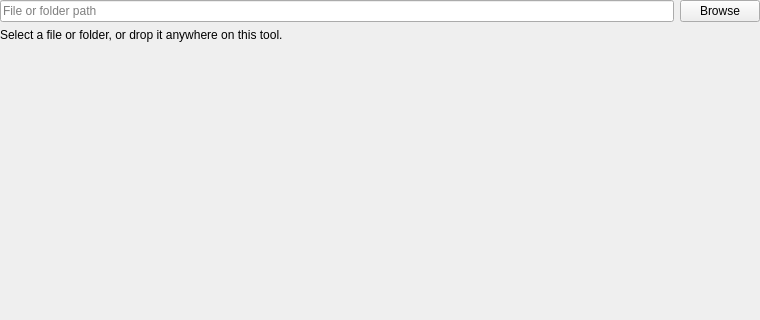
<?xml version="1.0" encoding="UTF-8"?>
<ui version="4.0">
 <class>LockedFileExplorerClass</class>
 <widget class="QWidget" name="LockedFileExplorerClass">
  <property name="geometry">
   <rect><x>0</x><y>0</y><width>760</width><height>320</height></rect>
  </property>
  <property name="windowTitle"><string>Locked File Explorer</string></property>
  <layout class="QVBoxLayout" name="verticalLayout">
   <property name="leftMargin"><number>0</number></property>
   <property name="topMargin"><number>0</number></property>
   <property name="rightMargin"><number>0</number></property>
   <property name="bottomMargin"><number>0</number></property>
   <item>
    <layout class="QHBoxLayout" name="fileLayout">
     <item><widget class="QLineEdit" name="PathField"><property name="placeholderText"><string>File or folder path</string></property></widget></item>
     <item><widget class="QPushButton" name="BrowseButton"><property name="text"><string>Browse</string></property></widget></item>
    </layout>
   </item>
   <item><widget class="QLabel" name="StatusLabel"><property name="text"><string>Select a file or folder, or drop it anywhere on this tool.</string></property></widget></item>
   <item>
    <widget class="QScrollArea" name="ProcessListScrollArea">
     <property name="frameShape"><enum>QFrame::Shape::NoFrame</enum></property>
     <property name="widgetResizable"><bool>true</bool></property>
     <widget class="QWidget" name="ProcessList">
      <layout class="QVBoxLayout" name="ProcessListLayout">
       <property name="spacing"><number>8</number></property>
       <property name="leftMargin"><number>0</number></property>
       <property name="topMargin"><number>0</number></property>
       <property name="rightMargin"><number>0</number></property>
       <property name="bottomMargin"><number>0</number></property>
       <property name="alignment"><set>Qt::AlignmentFlag::AlignTop</set></property>
      </layout>
     </widget>
    </widget>
   </item>
  </layout>
 </widget>
 <resources/>
 <connections/>
</ui>
